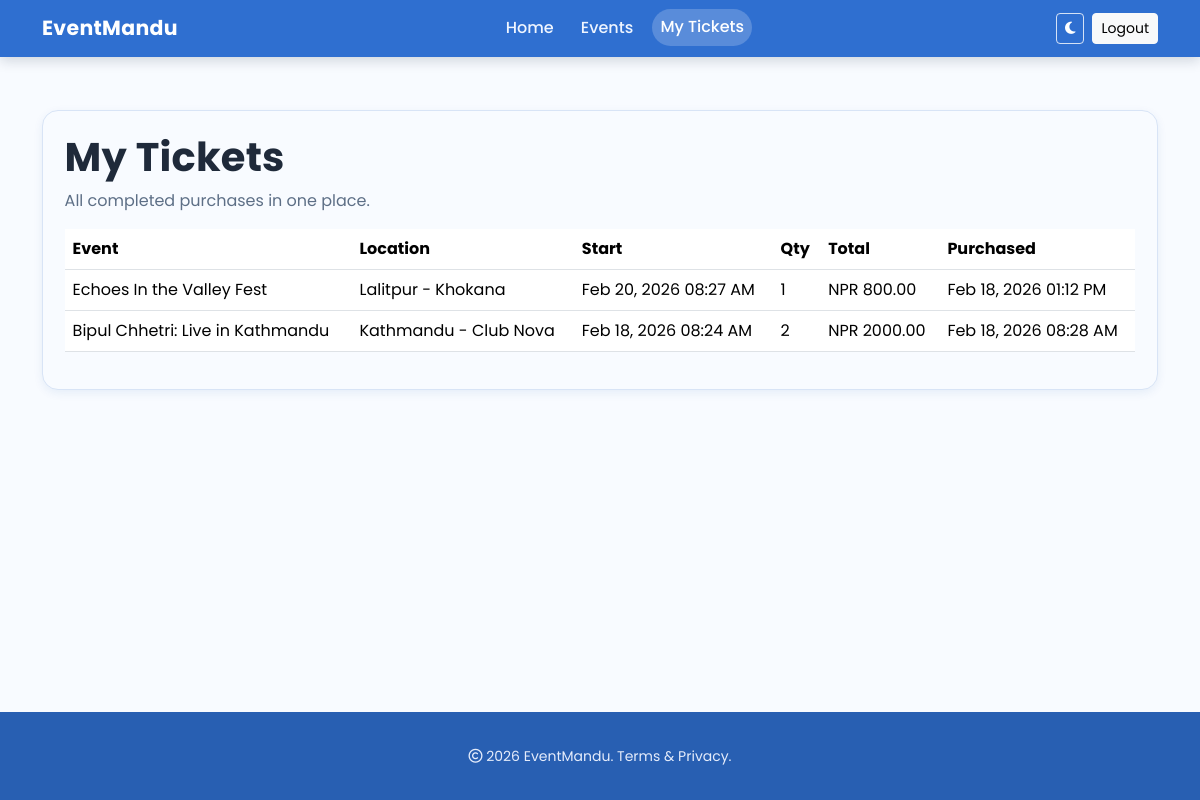
Before: /tickets/ (signed in) with the older database file.
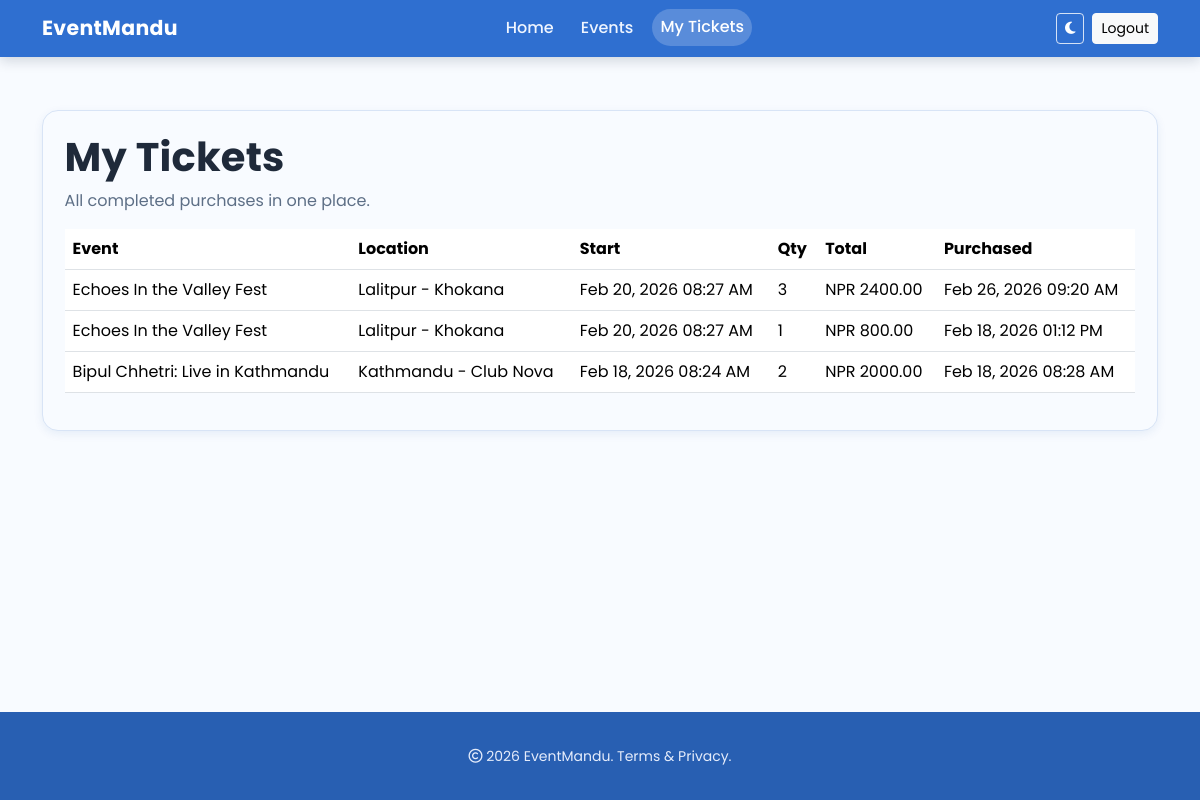
After: the same page with the newer database file.
### events/models.py (models this page shows, shortened)
class TicketPurchase(models.Model):
    STATUS_INITIATED = "initiated"
    STATUS_COMPLETED = "completed"
    STATUS_CANCELED = "canceled"
    STATUS_FAILED = "failed"
    STATUS_CHOICES = [
        (STATUS_INITIATED, "Initiated"),
        (STATUS_COMPLETED, "Completed"),
        (STATUS_CANCELED, "Canceled"),
        (STATUS_FAILED, "Failed"),
    ]
    user = models.ForeignKey("auth.User", on_delete=models.CASCADE, related_name="ticket_purchases")
    event = models.ForeignKey(Event, on_delete=models.CASCADE, related_name="ticket_purchases")
    quantity = models.PositiveIntegerField()
    total_amount = models.DecimalField(max_digits=10, decimal_places=2)
    status = models.CharField(max_length=20, choices=STATUS_CHOICES, default=STATUS_INITIATED)
    khalti_pidx = models.CharField(max_length=120, blank=True, null=True, db_index=True)
    khalti_txn_id = models.CharField(max_length=120, blank=True, null=True)
    purchase_order_id = models.CharField(max_length=120, unique=True)
    created_at = models.DateTimeField(auto_now_add=True)

class Event(models.Model):
    APPROVAL_PENDING = "pending"
    APPROVAL_APPROVED = "approved"
    APPROVAL_REJECTED = "rejected"
    APPROVAL_CHOICES = [
        (APPROVAL_PENDING, "Pending"),
        (APPROVAL_APPROVED, "Approved"),
        (APPROVAL_REJECTED, "Rejected"),
    ]
    title = models.CharField(max_length=200)
    description = models.TextField()
    organizer = models.ForeignKey(
        settings.AUTH_USER_MODEL,
        on_delete=models.SET_NULL,
        null=True,
        blank=True,
        related_name="organized_events",
    )
    venue = models.ForeignKey(Venue, on_delete=models.CASCADE)
    category = models.ForeignKey(Category, on_delete=models.CASCADE, null=True)
    start_date = models.DateTimeField()
    end_date = models.DateTimeField()
    price = models.DecimalField(max_digits=8, decimal_places=2)
    popularity = models.IntegerField(
        default=1,
        validators=[MinValueValidator(1), MaxValueValidator(5)],
    )  # 1-5 scale
    is_active = models.BooleanField(default=True)
    approval_status = models.CharField(
        max_length=20,
        choices=APPROVAL_CHOICES,
        default=APPROVAL_PENDING,
        db_index=True,
    )
    approved_by = models.ForeignKey(
        settings.AUTH_USER_MODEL,
        on_delete=models.SET_NULL,
        null=True,
        blank=True,
        related_name="approved_events",
    )
    approved_at = models.DateTimeField(null=True, blank=True)
    class Meta:
        constraints = [
            models.CheckConstraint(
                condition=models.Q(popularity__gte=1, popularity__lte=5),
                name="event_popularity_1_5",
            )
        ]

class Venue(models.Model):
    name = models.CharField(max_length=200)
    address = models.TextField()
    capacity = models.IntegerField()
    latitude = models.FloatField()
    longitude = models.FloatField()
    city = models.CharField(max_length=100)

### events/views.py (the view)
# urls.py: path('tickets/', views.tickets_view, name='tickets'),
@login_required
def tickets_view(request):
    tickets = (
        TicketPurchase.objects.filter(user=request.user, status=TicketPurchase.STATUS_COMPLETED)
        .select_related("event", "event__venue")
        .order_by("-created_at")
    )
    return render(request, "tickets.html", {"tickets": tickets})

### events/context_processors.py (called while the page is built)
def user_role(request):
    role = None
    if request.user.is_authenticated:
        role = get_user_role(request.user)
    return {"user_role": role}

### events/roles.py (called while the page is built)
def get_user_role(user):
    if not user.is_authenticated:
        return None
    if user.is_superuser:
        return UserRole.ROLE_ADMIN
    role_profile, _ = UserRole.objects.get_or_create(user=user)
    return role_profile.role

### templates/tickets.html (shortened to what this page needs)
{% load static %}
<!doctype html>
<html lang="en" data-bs-theme="light">
<head>
  <link href="https://cdn.jsdelivr.net/npm/bootstrap@5.3.2/dist/css/bootstrap.min.css" rel="stylesheet">
  <link rel="stylesheet" href="https://cdnjs.cloudflare.com/ajax/libs/font-awesome/6.5.2/css/all.min.css">
  <link rel="stylesheet" href="{% static 'css/style.css' %}?v=20260228a">
</head>
<body class="d-flex flex-column min-vh-100">
<nav class="navbar navbar-expand-lg fixed-top brand-nav navbar-dark">
  <div class="container">
    <a class="navbar-brand brand-name" href="{% url 'home' %}">EventMandu</a>
    <div class="collapse navbar-collapse" id="navbarNav">
      <ul class="navbar-nav mx-auto text-center">
        <li class="nav-item"><a class="nav-link" href="{% url 'home' %}">Home</a></li>
        <li class="nav-item"><a class="nav-link" href="{% url 'events' %}">Events</a></li>
        <li class="nav-item"><a class="nav-link {% if request.resolver_match.url_name == 'tickets' %}active{% endif %}" href="{% url 'tickets' %}">My Tickets</a></li>
      </ul>
      <div class="d-flex align-items-center gap-2 justify-content-center">
        <button class="btn btn-sm theme-toggle" id="themeToggle" type="button" aria-label="Toggle theme">
          <i class="fa-solid fa-moon"></i>
        </button>
        <a class="btn btn-sm btn-light" href="{% url 'logout' %}">Logout</a>
      </div>
    </div>
  </div>
</nav>
<main class="section-space pt-4 flex-grow-1">
  <div class="container">
    <section class="tickets-card">
      <h1 class="section-title mb-2">My Tickets</h1>
      <p class="section-subtitle mb-3">All completed purchases in one place.</p>
      {% if tickets %}
      <div class="table-responsive">
        <table class="table align-middle">
          <thead>
            <tr>
              <th>Event</th>
              <th>Location</th>
              <th>Start</th>
              <th>Qty</th>
              <th>Total</th>
              <th>Purchased</th>
            </tr>
          </thead>
          <tbody>
            {% for ticket in tickets %}
            <tr>
              <td>{{ ticket.event.title }}</td>
              <td>{{ ticket.event.venue.city }} - {{ ticket.event.venue.name }}</td>
              <td>{{ ticket.event.start_date|date:"M d, Y h:i A" }}</td>
              <td>{{ ticket.quantity }}</td>
              <td>NPR {{ ticket.total_amount }}</td>
              <td>{{ ticket.created_at|date:"M d, Y h:i A" }}</td>
            </tr>
            {% endfor %}
          </tbody>
        </table>
      </div>
      {% else %}
      <div class="alert alert-info mb-0">You have not purchased any tickets yet.</div>
      {% endif %}
    </section>
  </div>
</main>
<footer class="site-footer">
  <div class="container text-center"><small><i class="fa-regular fa-copyright"></i> 2026 EventMandu. Terms & Privacy.</small></div>
</footer>
</body>
</html>

Changed rows visible on the page:
added TicketPurchase: event "Echoes In the Valley Fest", event.venue.city "Lalitpur", event.venue.name "Khokana", event.start_date "Feb 20, 2026 08:27 AM", quantity "3", total_amount "2400.00", created_at "Feb 26, 2026 09:20 AM"
